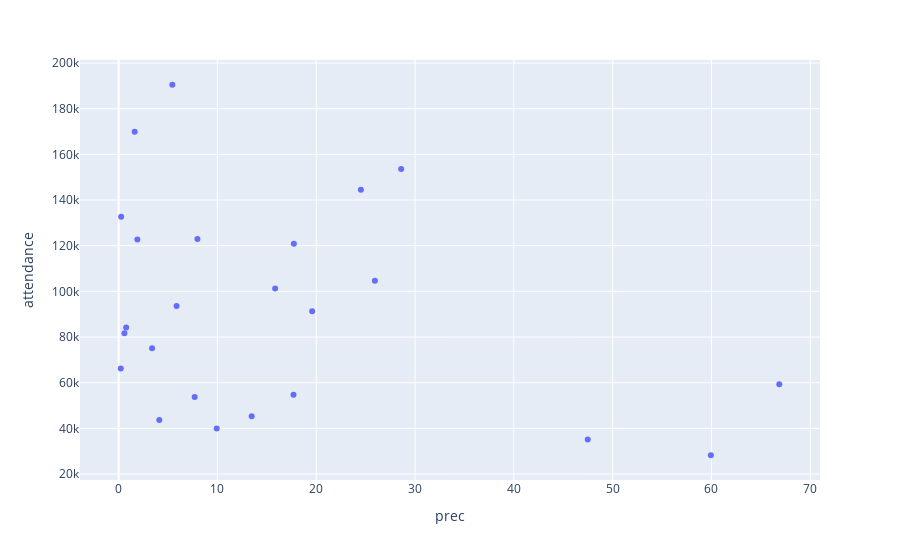

Notebook source saved alongside this figure:
### Code cell
TX_df_scaled, TX_scaler_prec, TX_scaler_att = preprocess_state_df(TX_df)
px.scatter(TX_df_scaled, x='scaled_prec',y='scaled_att')
px.scatter(TX_df_scaled, x='prec',y='attendance')

### Figure 1 — Plotly figure (JSON) as saved in the notebook; plotly's stock layout.template omitted (floating-point values rounded to 4 significant figures)
{"data": [{"hovertemplate": "prec=%{x}<br>attendance=%{y}<extra></extra>", "legendgroup": "", "marker": {"color": "#636efa", "symbol": "circle"}, "mode": "markers", "name": "", "orientation": "v", "showlegend": false, "type": "scatter", "x": [3.39, 17.7, 0.22, 7.98, 0.26, 24.52, 1.9, 5.44, 5.87, 47.48, 19.59, 66.86, 25.94, 59.94, 9.93, 0.59, 13.47, 4.12, 7.7, 17.74, 15.84, 1.63, 0.77, 28.6], "xaxis": "x", "y": [75089, 54754, 66181, 122911, 132705, 144560, 122708, 190490, 93636, 35092, 91290, 59309, 104649, 28237, 39946, 81652, 45345, 43634, 53760, 120818, 101283, 169956, 84217, 153636], "yaxis": "y"}], "layout": {"legend": {"tracegroupgap": 0}, "margin": {"t": 60}, "xaxis": {"anchor": "y", "domain": [0, 1], "title": {"text": "prec"}}, "yaxis": {"anchor": "x", "domain": [0, 1], "title": {"text": "attendance"}}}}
